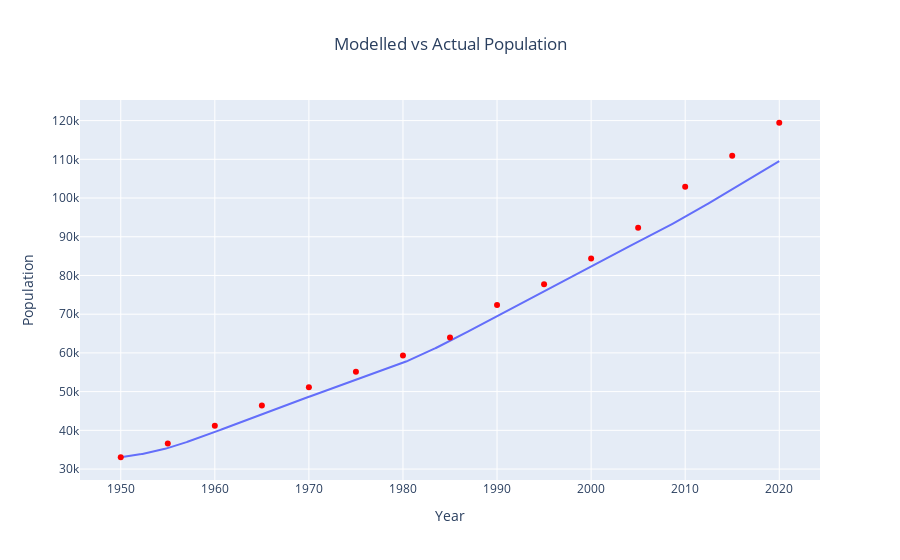

Notebook code for this chart:
### Markdown cell above
### Modeled vs actual population

### Code cell
fig2_1 = px.line(
    derived_df_0,
    x=derived_df_0.index,
    y="population_size",
)
fig2_2 = px.scatter(total_pop, x="year", y="sum")
fig2_2.update_traces(marker=dict(color="red"))
fig2_3 = go.Figure(
    data=fig2_1.data + fig2_2.data,
)
fig2_3.update_layout(
    title="Modelled vs Actual Population", title_x=0.5, xaxis_title="Year", yaxis_title="Population"
)
fig2_3.show()

### Figure 1 — Plotly figure (JSON) as saved in the notebook; plotly's stock layout.template omitted (floating-point values rounded to 4 significant figures; data arrays with more than 128 entries replaced by an {"elided": "..."} marker saying what was removed)
{"data": [{"hovertemplate": "index=%{x}<br>population_size=%{y}<extra></extra>", "legendgroup": "", "line": {"color": "#636efa", "dash": "solid"}, "marker": {"symbol": "circle"}, "mode": "lines", "name": "", "orientation": "v", "showlegend": false, "type": "scatter", "x": {"elided": "701 float values"}, "xaxis": "x", "y": {"elided": "701 float values"}, "yaxis": "y"}, {"hovertemplate": "year=%{x}<br>sum=%{y}<extra></extra>", "legendgroup": "", "marker": {"color": "red", "symbol": "circle"}, "mode": "markers", "name": "", "orientation": "v", "showlegend": false, "type": "scatter", "x": [1950, 1955, 1960, 1965, 1970, 1975, 1980, 1985, 1990, 1995, 2000, 2005, 2010, 2015, 2020], "xaxis": "x", "y": [33048, 36573, 41202, 46429, 51151, 55114, 59301, 63986, 72400, 77723, 84396, 92325, 102927, 110929, 119447], "yaxis": "y"}], "layout": {"title": {"text": "Modelled vs Actual Population", "x": 0.5}, "xaxis": {"title": {"text": "Year"}}, "yaxis": {"title": {"text": "Population"}}}}
